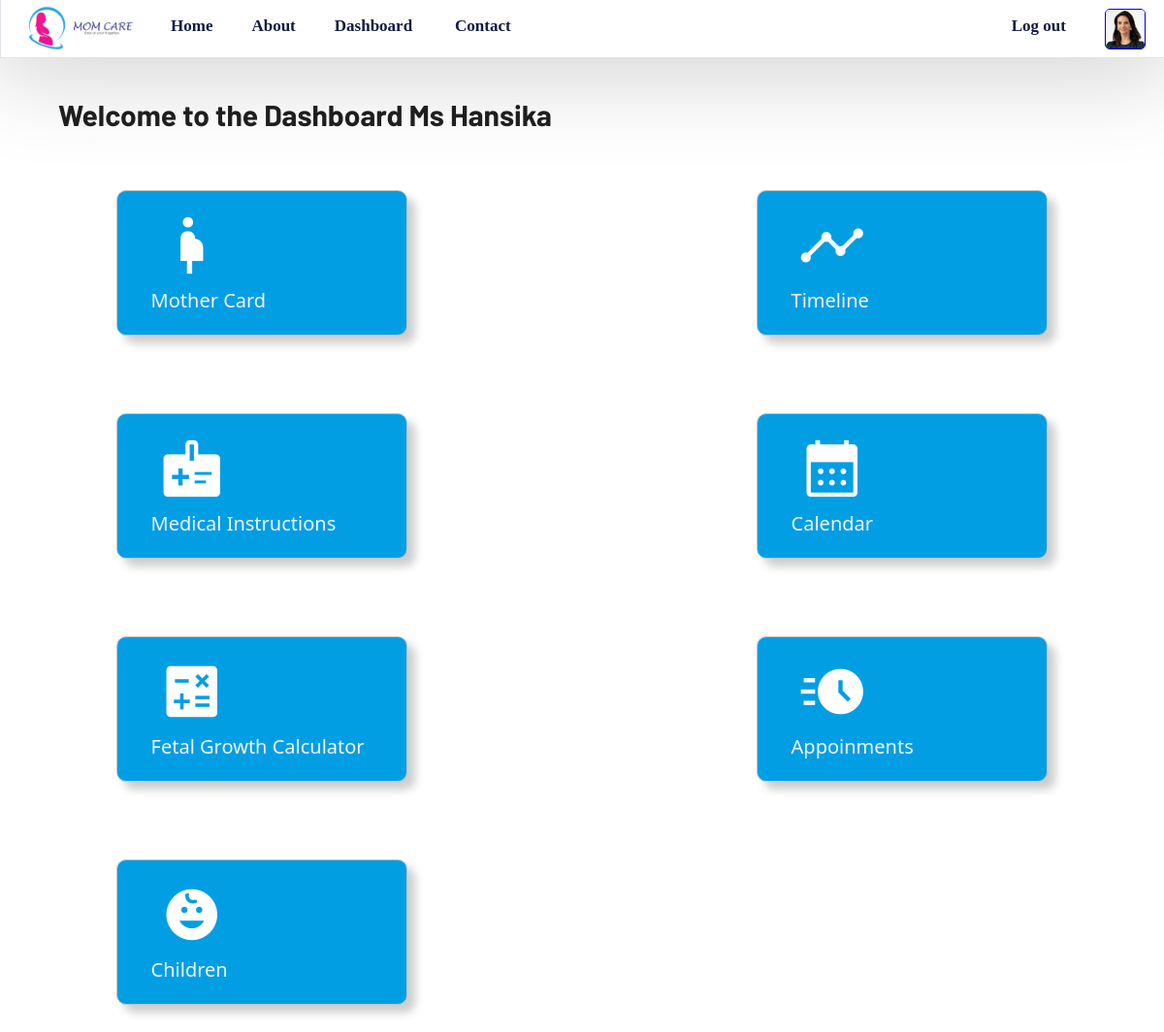
Page /View/Mother/mother-dashboard.php (signed in) on the earlier database version.
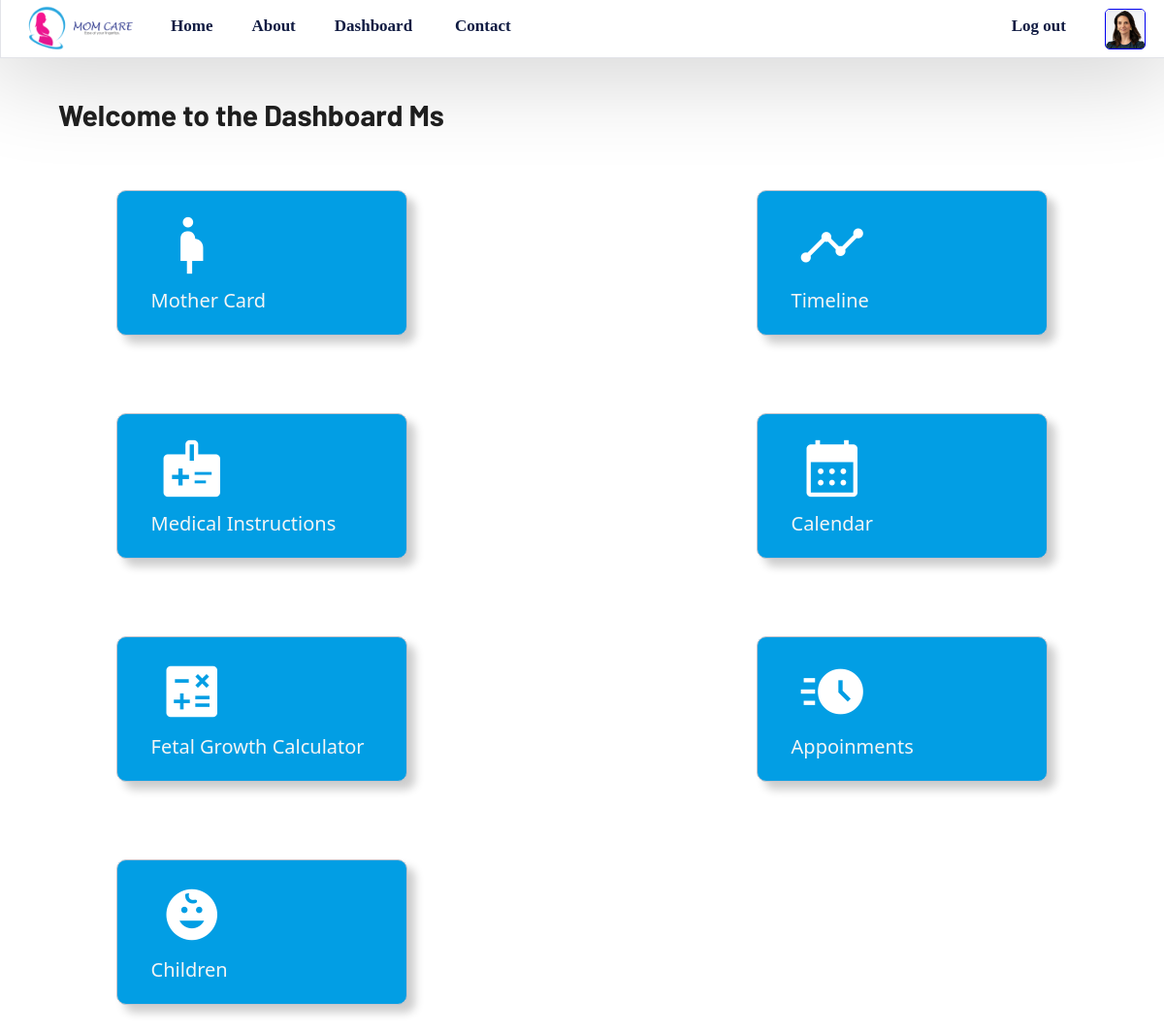
Same page on the later database version.
### tables this page shows
CREATE TABLE IF NOT EXISTS `mother_details` (
  `mom_id` varchar(11) NOT NULL,
  `mom_fname` varchar(255) NOT NULL,
  `mom_mname` varchar(255) NOT NULL,
  `mom_lname` varchar(255) NOT NULL,
  `mom_landline` int NOT NULL,
  `mom_mobile` int NOT NULL,
  `mom_propic` varchar(255) NOT NULL,
  `mom_email` varchar(255) NOT NULL,
  `mom_password` varchar(255) NOT NULL,
  `mom_address` varchar(255) NOT NULL,
  `mom_DOB` date NOT NULL,
  `mom_age` int NOT NULL,
  `mom_regdate` date NOT NULL,
  `guardian_name` varchar(255) NOT NULL,
  `guardian_mobile` int NOT NULL,
  `reg_user_id` int NOT NULL,
  `mom_delivery_date` date DEFAULT NULL,
  PRIMARY KEY (`mom_id`),
  KEY `reg_user_id` (`reg_user_id`)
);

### View/Mother/mother-dashboard.php (the view, shortened to what this page needs)
<?php
if (isset($_SESSION['email'])){
include "../../Assets/Includes/header_pages.php" ;
 ?>
<?php
    $sql="SELECT mom_fname FROM mother_details WHERE mom_email='".$_SESSION['email']."'";
    $result=mysqli_query($con,$sql);
    $row=mysqli_fetch_assoc($result);
    $mom_name=$row['mom_fname'];
?>
<!DOCTYPE html>
<html lang="en">
<head>
</head>
<body>
<div class="dashboard-mother">
        <div class="dashboard-header">
            <h1>Welcome to the Dashboard <?php echo "Ms ".$mom_name ?></h1>
        </div>
        <div class="card-pack"><button class="card" onclick="window.location.href = 'motherCardFormTitles.php'">
                <div class="card-content-left"><span class="material-symbols-outlined">pregnant_woman</span></div>
                <div class="card-content-right"><p>Mother Card</p></div>
            </button>
       <button class="card">
                <div class="card-content-left"><span class="material-symbols-outlined">Timeline</span></div>
                <div class="card-content-right"><p>Timeline</p></div>
            </button><button class="card">
                <div class="card-content-left"><span class="material-symbols-outlined">medical_information</span></div>
                <div class="card-content-right"><p>Medical Instructions</p></div>
            </button>
            <button class="card">
                <div class="card-content-left"><span class="material-symbols-outlined">calendar_month</span></div>
                <div class="card-content-right"><p>Calendar</p></div>
            </button>
            <button class="card">
                <div class="card-content-left"><span class="material-symbols-outlined">calculate</span></div>
                <div class="card-content-right"><p>Fetal Growth Calculator</p></div>
            </button>
            <button class="card" onclick="window.location.href='mother-listAppointments.php'">
                <div class="card-content-left"><span class="material-symbols-outlined">acute</span></div>
                <div class="card-content-right"><p>Appoinments</p></div>
            </button>
            <button class="card" id="myButton">
    <div class="card-content-left"><span class="material-symbols-outlined">child_care</span></div>
    <div class="card-content-right">
        <p>Children</p>
    </div>
</button>
        </div>
</body>
</html>
<?php
     }
     else{
        header("Location: ../../index.php");
    }
?>

### Assets/Includes/header_pages.php (shortened to what this page needs)
<!DOCTYPE html>
<html lang="en">
<head>
</head>
<body>
    <div>
    <nav class="topnav">
        <img class="logo-MomCare" src="../../Assets/images/common/logo.png" alt="logo-MomCare">
        <ul>
            <li><a href="../../index.php">Home</a></li><li><a href="../../About.php">About</a></li><li>
                <?php
            if (isset($_SESSION['email'])) {
                if ($_SESSION['user_role'] == 'phm') {
                    echo '<a href="../../View/PHM/phm-dashboard.html">Dashboard</a>';
                } else if ($_SESSION['user_role'] == 'ped') {
                    echo '<a href="../../View/Pediatrician/pediatrician-dashboardView.php">Dashboard</a>';
                } else if ($_SESSION['user_role'] == 'vog') {
                    echo '<a href="../../View/VOG/dashboardVog.php">Dashboard</a>';
                } else if ($_SESSION['user_role'] == 'admin') {
                    echo '<a href="../../View/Admin/admin-dashboard.php">Dashboard</a>';
                } else if ($_SESSION['user_role'] == 'mother') {
                    echo '<a href="../../View/Mother/mother-dashboard.php">Dashboard</a>';
                } else {
                    echo 'Dashboard';
                }
            }
            ?>
            </li>
            <li>
            <?php
        if (isset($_SESSION['email'])) {
            if ($_SESSION['user_role'] == 'mother') {
                echo '<a href="../../View/Child/Contact.php">Contact</a>';
            } else  {
                echo '<a href="../../View/Contact-common.php">Contact</a>';
            }
        }
            ?>
</li>
            <li><a href="../../Config/logout.php">Log out</a></li>
        </ul>
        <?php
        if (isset($_SESSION['email'])) {
            if ($_SESSION['user_role'] == 'phm') {
                echo '<a href=""><img class="profile_pic" src="../../Assets/Images/phm/phm_proPic.png" alt="profile_pic"></a>';
            } else if ($_SESSION['user_role'] == 'ped') {
                echo '<a href=""><img class="profile_pic" src="../../Assets/Images/ped/ped_proPic.png" alt="profile_pic"></a>';
            } else if ($_SESSION['user_role'] == 'vog') {
                echo '<a href="../../View/Vog/vog-profile.php"><img class="profile_pic" src="../../Assets/Images/vog/doctor.png" alt="profile_pic"></a>';
            } else if ($_SESSION['user_role'] == 'admin') {
                echo '<a href=""><img class="profile_pic" src="../../Assets/Images/admin/people.png" alt="profile_pic"></a>';
            } else if ($_SESSION['user_role'] == 'mother') {
                echo '<a href="../../View/mother/mother-profileDetails.php"><img class="profile_pic" src="../../Assets/Images/mother/Profile_pic_mother.png" alt="profile_pic"></a>';
            } else {
            }
        } else {
            echo '<a href="../../Login.php"><img class="profile_pic" src="../../Assets/images/common/login.png" alt="profile_pic"></a>';
        }
        ?>
    </nav>
    </div>
</body>
</html>

### Assets/Includes/header_pages.php (style rules this page uses)
body { margin: 0%; font-family: system-ui, -apple-system, BlinkMacSystemFont, 'Segoe UI', Roboto, Oxygen, Ubuntu, Cantarell, 'Open Sans', 'Helvetica Neue', sans-serif; }
.topnav { background-color: #ffffff; margin-right: 0px; overflow: hidden; position: fixed; top: -5px; padding-top: 10px; width: 100%; height: 60px; margin-top: -7px; box-shadow: 0 3px 100px 10px rgba(0,0,0,.20); border-color: #111c431f; border-style: solid; border-width: 1px; display: flex; justify-content: space-between; align-items: center; z-index: 9999; }
.topnav ul li a { display: block; color: #111C43; font-family:'Calibri'; font-weight: bold; text-decoration: none; font-size: 17px; padding: 18px 20px 22px 20px; background-color: #ffffff; }
.topnav ul { width: 100%; margin-right: 20px; padding-left: 0px; height: 100%; }
.topnav ul li { display: inline-block; gap: 0px; list-style: none; height: 100%; }
.topnav ul li:last-child { float: right !important; }
.logo-MomCare { width: 151px; height: 50px; padding-left: 10px; top: 8px; }
.profile_pic { width: 40px; height: 40px; cursor: pointer; border-radius: 5px; margin-top: 5px; margin-right: 20px; border-style: solid; border-width: 1px; stroke: #111C43; }

Differences in the rows shown:
removed mother_details: mom_fname "Hansika"
